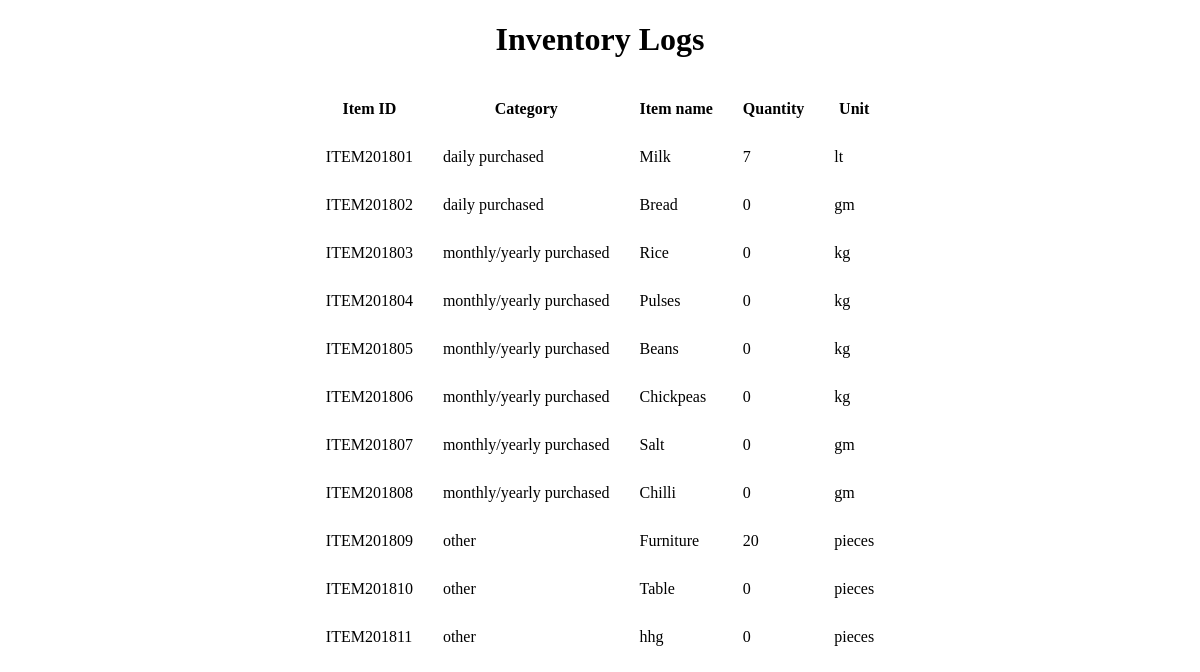
/inventory/view_items/, run on an earlier commit of the app's database.
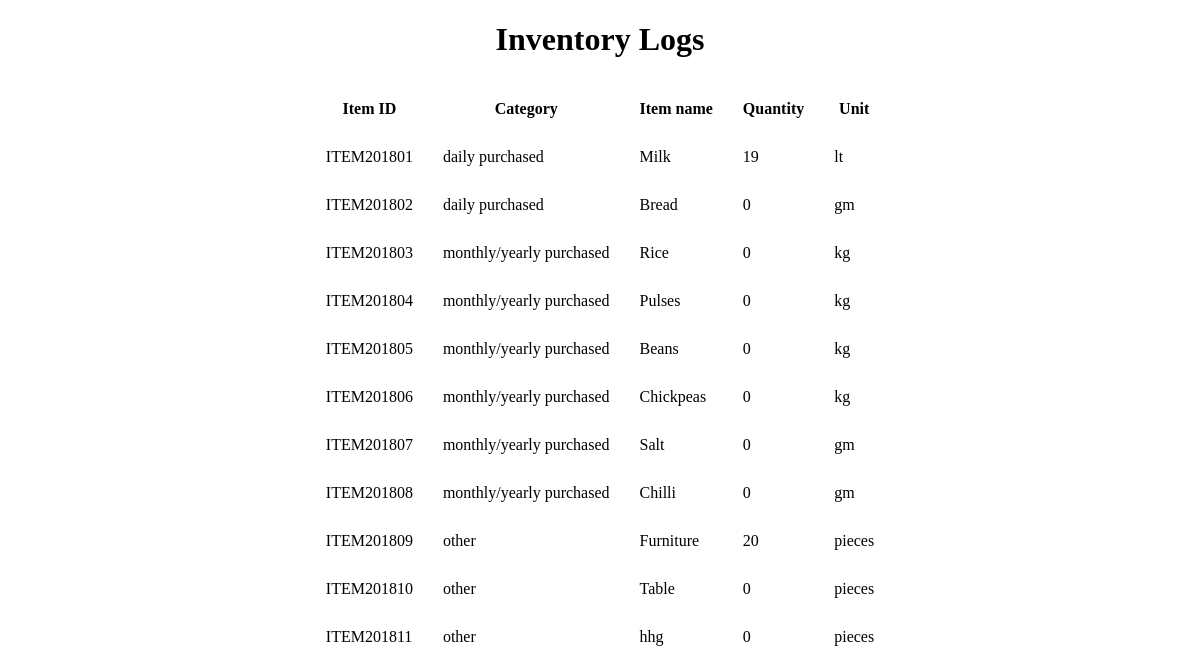
And on a later commit of the database.
### Inventory/models.py (models this page shows, shortened)
class InventoryItems(models.Model):
    item_id = models.CharField(max_length=10 ,default=item_id, primary_key=True)
    name = models.CharField(max_length=20)
    quantity = models.IntegerField(default=0)
    unit = models.CharField(max_length=6,null=True)
    category = models.CharField(max_length=30)

### Inventory/views.py (the view)
def view_items(request):
    return  render(request, 'customitem.html', {'context':InventoryItems.objects.all()})

### Inventory/templates/customitem.html (shortened to what this page needs)
<!DOCTYPE html>
<html lang="en">
<head>
</head>
<body>
<center><h1>Inventory Logs</h1></center>
<table border="0" cellspacing="10" cellpadding="10" align="center">
<tr><th>Item ID</th><th>Category</th><th>Item name</th><th>Quantity</th><th>Unit</th>
</tr>
    {% for i in context %}
    <tr><td>{{ i.item_id }}</td><td>{{ i.category }}</td><td>{{ i.name }}</td><td>{{ i.quantity }}</td><td>{{ i.unit }}</td>
    {% endfor %}
</tr>
</table>
</body>
</html>

What changed in the data, as far as the page shows it:
changed InventoryItems "ITEM201801": quantity "7" → "19"
